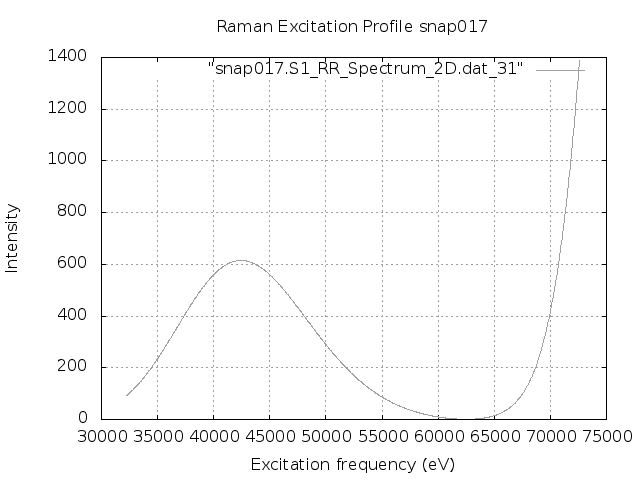

Write gnuplot code to recreate this figure.
set terminal png
set output "snap017.S1.REP.png"
set xlabel 'Excitation frequency (eV)'
set ylabel 'Intensity'
set title "Raman Excitation Profile snap017"
set grid
set autoscale
plot "snap017.S1_RR_Spectrum_2D.dat_31" with lines lc "blue"
exit
